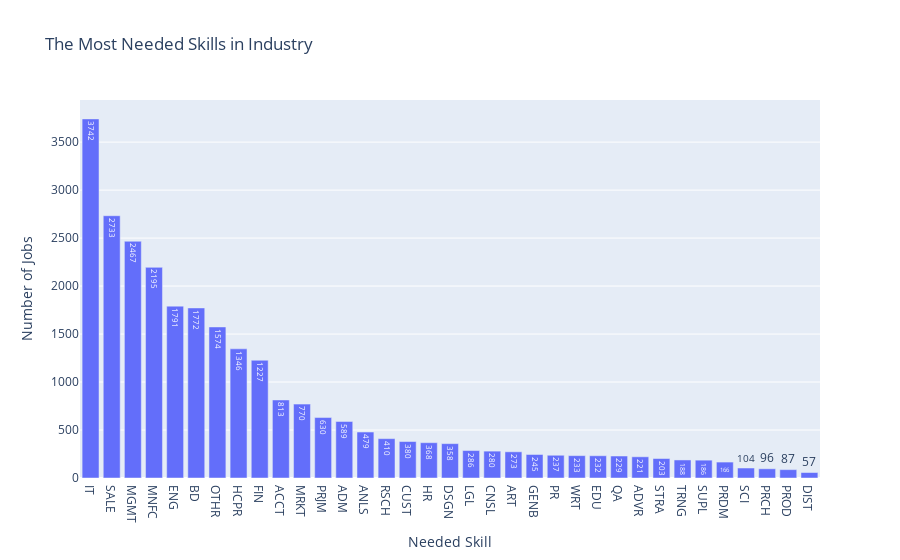

Notebook code for this chart:
### Markdown cell above
### The Most Needed Skills

### Code cell
df_temp = spark.sql(
    'SELECT skill_abr, count(skill_abr) AS count FROM global_temp.job_skills GROUP BY skill_abr ORDER BY count DESC'
)

fig = px.bar(
    data_frame = df_temp,
    x = 'skill_abr',
    y = 'count',
    title = 'The Most Needed Skills in Industry',
    # Show value near the bar
    text_auto = True,
    labels = {
        'skill_abr': 'Needed Skill',
        'count': 'Number of Jobs'
    }
)

fig.show()

### Figure 1 — Plotly figure (JSON) as saved in the notebook; plotly's stock layout.template omitted (floating-point values rounded to 4 significant figures)
{"data": [{"alignmentgroup": "True", "hovertemplate": "Needed Skill=%{x}<br>Number of Jobs=%{y}<extra></extra>", "legendgroup": "", "marker": {"color": "#636efa", "pattern": {"shape": ""}}, "name": "", "offsetgroup": "", "orientation": "v", "showlegend": false, "textposition": "auto", "texttemplate": "%{y}", "type": "bar", "x": ["IT", "SALE", "MGMT", "MNFC", "ENG", "BD", "OTHR", "HCPR", "FIN", "ACCT", "MRKT", "PRJM", "ADM", "ANLS", "RSCH", "CUST", "HR", "DSGN", "LGL", "CNSL", "ART", "GENB", "PR", "WRT", "EDU", "QA", "ADVR", "STRA", "TRNG", "SUPL", "PRDM", "SCI", "PRCH", "PROD", "DIST"], "xaxis": "x", "y": [3742, 2733, 2467, 2195, 1791, 1772, 1574, 1346, 1227, 813, 770, 630, 589, 479, 410, 380, 368, 358, 286, 280, 273, 245, 237, 233, 232, 229, 221, 203, 188, 186, 166, 104, 96, 87, 57], "yaxis": "y"}], "layout": {"barmode": "relative", "legend": {"tracegroupgap": 0}, "title": {"text": "The Most Needed Skills in Industry"}, "xaxis": {"anchor": "y", "domain": [0, 1], "title": {"text": "Needed Skill"}}, "yaxis": {"anchor": "x", "domain": [0, 1], "title": {"text": "Number of Jobs"}}}}
